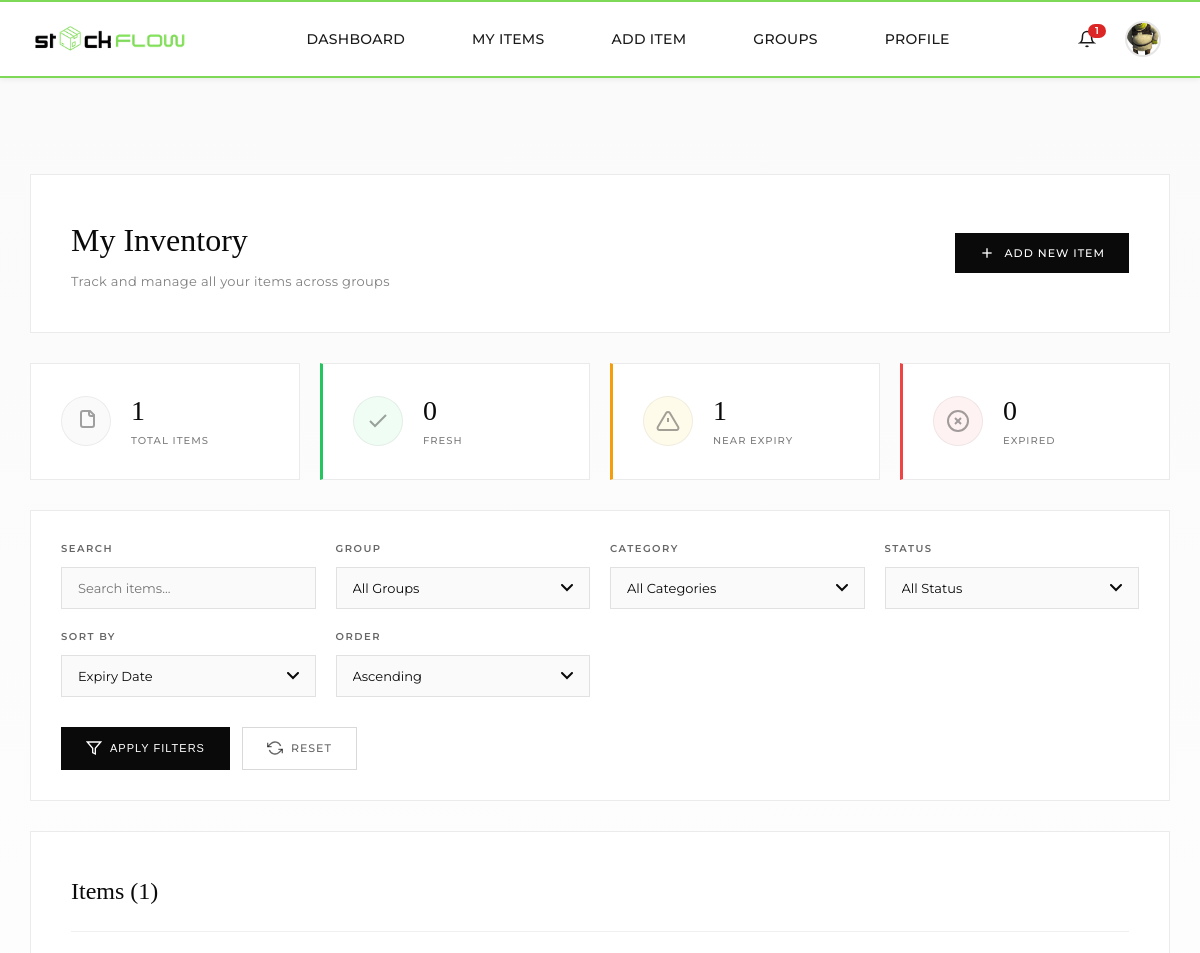
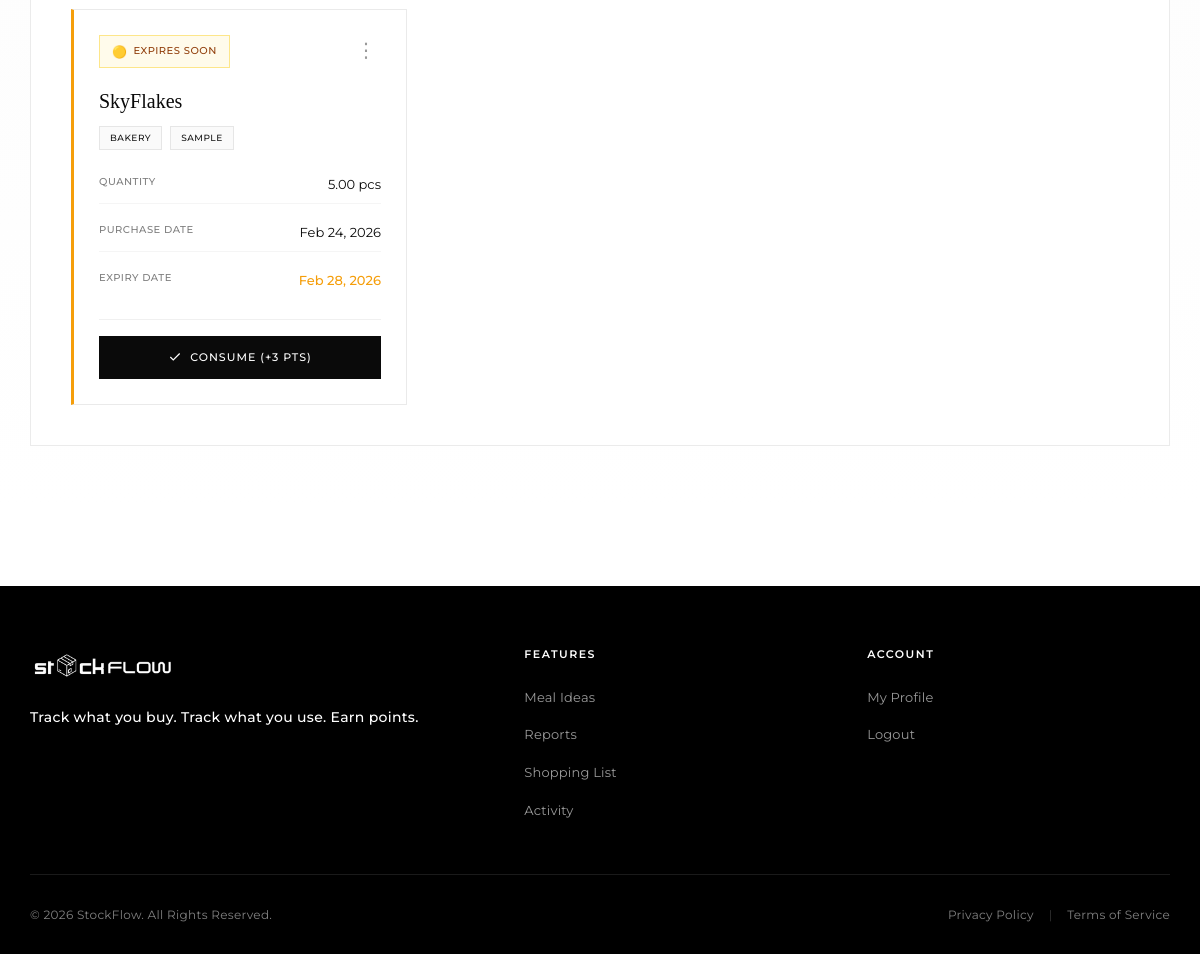
/user/customer/item/my_items.php (signed in), run on the app's committed database (2 pictures, top to bottom).
### tables this page shows
CREATE TABLE `users` (
  `user_id` int(11) NOT NULL,
  `full_name` varchar(255) NOT NULL,
  `email` varchar(255) NOT NULL,
  `password` varchar(1000) NOT NULL,
  `img_name` varchar(255) DEFAULT NULL,
  `is_active` tinyint(1) DEFAULT 1,
  `last_login` timestamp NULL DEFAULT NULL,
  `role` enum('customer','grocery_admin') DEFAULT 'customer',
  `store_id` int(11) DEFAULT NULL,
  `created_at` timestamp NOT NULL DEFAULT current_timestamp(),
  `updated_at` timestamp NOT NULL DEFAULT current_timestamp() ON UPDATE current_timestamp()
);

CREATE TABLE `customer_items` (
  `item_id` int(11) NOT NULL,
  `item_name` varchar(255) NOT NULL,
  `barcode` varchar(100) DEFAULT NULL,
  `catalog_id` int(11) DEFAULT NULL,
  `category_id` int(11) NOT NULL,
  `group_id` int(11) NOT NULL,
  `quantity` decimal(10,2) NOT NULL,
  `unit` varchar(50) NOT NULL,
  `purchase_date` date NOT NULL,
  `expiry_date` date NOT NULL,
  `expiry_status` enum('fresh','near_expiry','expired') DEFAULT 'fresh',
  `alert_flag` tinyint(1) DEFAULT 0,
  `purchased_from` varchar(255) DEFAULT NULL,
  `created_by` int(11) NOT NULL,
  `date_added` timestamp NOT NULL DEFAULT current_timestamp(),
  `last_updated` timestamp NOT NULL DEFAULT current_timestamp() ON UPDATE current_timestamp()
);

CREATE TABLE `categories` (
  `category_id` int(11) NOT NULL,
  `category_name` varchar(100) NOT NULL,
  `description` text DEFAULT NULL,
  `created_at` timestamp NOT NULL DEFAULT current_timestamp()
);

CREATE TABLE `groups` (
  `group_id` int(11) NOT NULL,
  `group_name` varchar(255) NOT NULL,
  `group_type` enum('household','co_living','small_business') NOT NULL,
  `created_by` int(11) NOT NULL,
  `invitation_code` varchar(50) DEFAULT NULL,
  `created_at` timestamp NOT NULL DEFAULT current_timestamp()
);

### user/customer/item/my_items.php (the view, shortened to what the rows shown need)
<?php
require_once(__DIR__ . '/../../../includes/config.php');
$conn = getDBConnection();
$user_id = (int) $_SESSION['user_id'];
$sort_by = $_GET['sort'] ?? 'expiry_date';
$sort_order = $_GET['order'] ?? 'ASC';
$where_conditions = ["gm.user_id = ?"];
$params = [$user_id];
$param_types = "i";
$where_clause = implode(" AND ", $where_conditions);
$sort_order = strtoupper($sort_order) === 'DESC' ? 'DESC' : 'ASC';
$items_query = "
    SELECT
        ci.item_id,
        ci.item_name,
        ci.barcode,
        ci.quantity,
        ci.unit,
        ci.purchase_date,
        ci.expiry_date,
        ci.expiry_status,
        ci.purchased_from,
        c.category_name,
        g.group_name,
        g.group_id
    FROM customer_items ci
    INNER JOIN categories c ON ci.category_id = c.category_id
    INNER JOIN groups g ON ci.group_id = g.group_id
    INNER JOIN group_members gm ON ci.group_id = gm.group_id
    WHERE $where_clause
    ORDER BY $sort_by $sort_order
";
$items_stmt = $conn->prepare($items_query);
$items_stmt->bind_param($param_types, ...$params);
$items_stmt->execute();
$items_result = $items_stmt->get_result();
$pageCss = '<link rel="stylesheet" href="' . htmlspecialchars($baseUrl) . '/includes/style/pages/my_items.css">';
require_once(__DIR__ . '/../../../includes/header.php');
?>
<main class="my-items-page">
    <div class="my-items-container">
        <div class="page-header">
            <div class="header-content">
                <div class="header-info">
                    <h1 class="page-title">My Inventory</h1>
                </div>
            </div>
        </div>
        <div class="items-section">
            <div class="section-header">
                <h2 class="section-title">Items (<?php echo $items_result->num_rows; ?>)</h2>
            </div>
            <?php if ($items_result->num_rows > 0): ?>
                <div class="items-grid">
                    <?php while ($item = $items_result->fetch_assoc()):
                        $status_class = 'status-' . $item['expiry_status'];
                        $status_icon = '🟢';
                        $status_text = 'Fresh';
                        if ($item['expiry_status'] === 'near_expiry') {
                            $status_icon = '🟡';
                            $status_text = 'Expires Soon';
                        } elseif ($item['expiry_status'] === 'expired') {
                            $status_icon = '🔴';
                            $status_text = 'Expired';
                        }
                    ?>
                        <div class="item-card <?php echo $status_class; ?>">
                            <div class="item-header">
                                <div class="item-status-badge">
                                    <span class="status-icon"><?php echo $status_icon; ?></span>
                                    <span class="status-text"><?php echo $status_text; ?></span>
                                </div>
                                <div class="item-menu">
                                    <button class="menu-trigger">⋮</button>
                                </div>
                            </div>
                            <div class="item-body">
                                <h3 class="item-name"><?php echo htmlspecialchars($item['item_name']); ?></h3>
                                <div class="item-meta">
                                    <span class="meta-badge"><?php echo htmlspecialchars($item['category_name']); ?></span>
                                    <span class="meta-badge"><?php echo htmlspecialchars($item['group_name']); ?></span>
                                </div>
                                <div class="item-details">
                                    <div class="detail-row">
                                        <span class="detail-label">Quantity</span>
                                        <span class="detail-value"><?php echo number_format($item['quantity'], 2); ?> <?php echo htmlspecialchars($item['unit']); ?></span>
                                    </div>
                                    <div class="detail-row">
                                        <span class="detail-label">Purchase Date</span>
                                        <span class="detail-value"><?php echo date('M d, Y', strtotime($item['purchase_date'])); ?></span>
                                    </div>
                                    <div class="detail-row">
                                        <span class="detail-label">Expiry Date</span>
                                        <span class="detail-value expiry-date">
                                            <?php echo date('M d, Y', strtotime($item['expiry_date'])); ?>
                                        </span>
                                    </div>
                                </div>
                            </div>
                            <div class="item-footer">
                                <a href="<?php echo htmlspecialchars($baseUrl); ?>/user/customer/item/consume_item.php?id=<?php echo $item['item_id']; ?>" class="btn-consume">
                                    <svg width="14" height="14" viewBox="0 0 24 24" fill="none" stroke="currentColor" stroke-width="2">
                                        <polyline points="20 6 9 17 4 12"/>
                                    </svg>
                                    Consume (+3 pts)
                                </a>
                            </div>
                        </div>
                    <?php endwhile; ?>
                </div>
            <?php endif; ?>
        </div>
    </div>
</main>
<?php require_once(__DIR__ . '/../../../includes/footer.php'); ?>

### includes/header.php (shortened to what the rows shown need)
<!DOCTYPE html>
<html lang="en">
<head>
    <link rel="stylesheet" href="<?php echo htmlspecialchars($baseUrl); ?>/css/style.css">
    <?php if (isset($pageCss)) echo $pageCss; ?>
    <link rel="stylesheet" href="<?php echo htmlspecialchars($baseUrl); ?>/includes/style/components/header-extras.css">
</head>
<body>
<?php if (isLoggedIn()):
    $header_user_id = (int) $_SESSION['user_id'];
    $header_stmt = $conn->prepare("SELECT full_name, img_name, role FROM users WHERE user_id = ?");
    $header_stmt->bind_param("i", $header_user_id);
    $header_stmt->execute();
    $header_result = $header_stmt->get_result();
    $header_user = $header_result->fetch_assoc();
    $profile_pic = htmlspecialchars($baseUrl) . '/images/profile_pictures/' . htmlspecialchars($header_user['img_name']);
    $current_role = getCurrentUserRole();
?>
<header class="header-container">
    <div class="header-main">
        <a href="<?php echo htmlspecialchars($baseUrl); ?>/index.php" class="logo">
            <img src="<?php echo htmlspecialchars($baseUrl); ?>/assets/logo/logo1.png" alt="StockFlow" class="logo-img">
        </a>
        <nav class="nav-container" id="mobile-nav">
            <ul class="main-nav">
                <?php if ($current_role === 'grocery_admin'): ?>
                    <li><a href="<?php echo htmlspecialchars($baseUrl); ?>/grocery/grocery_dashboard.php" class="nav-link">Dashboard</a></li>
                    <li><a href="<?php echo htmlspecialchars($baseUrl); ?>/grocery/items/grocery_items.php" class="nav-link">Inventory</a></li>
                    <li><a href="<?php echo htmlspecialchars($baseUrl); ?>/grocery/purchase_orders/index.php" class="nav-link">Purchase Orders</a></li>
                    <li><a href="<?php echo htmlspecialchars($baseUrl); ?>/grocery/product_catalog/view_product_catalog.php" class="nav-link">Product Catalog</a></li>
                    <li><a href="<?php echo htmlspecialchars($baseUrl); ?>/grocery/suppliers/view_suppliers.php" class="nav-link">Suppliers</a></li>
                <?php else: ?>
                    <li><a href="<?php echo htmlspecialchars($baseUrl); ?>/user/dashboard.php" class="nav-link">Dashboard</a></li>
                    <li><a href="<?php echo htmlspecialchars($baseUrl); ?>/user/customer/item/my_items.php" class="nav-link">My Items</a></li>
                    <li><a href="<?php echo htmlspecialchars($baseUrl); ?>/user/customer/item/add_item.php" class="nav-link">Add Item</a></li>
                    <li><a href="<?php echo htmlspecialchars($baseUrl); ?>/user/customer/groups/my_groups.php" class="nav-link">Groups</a></li>
                    <li><a href="<?php echo htmlspecialchars($baseUrl); ?>/user/profile/profile.php" class="nav-link">Profile</a></li>
                <?php endif; ?>
            </ul>
        </nav>
        <div class="header-right-actions">
            <?php include __DIR__ . '/notification_bell.php'; ?>
            <div class="account-dropdown-wrapper">
                <button class="icon-btn account-dropdown-btn" aria-label="Account" type="button">
                    <img src="<?php echo $profile_pic; ?>"
                         alt="Profile"
                         class="account-profile-img"
                         onerror="this.src='<?php echo htmlspecialchars($baseUrl); ?>/user/images/profile_pictures/nopfp.jpg';">
                </button>
            </div>
        </div>
    </div>
</header>
<?php endif; ?>
</body>
</html>

### data on the page
users: img_name (picture)
customer_items: expiry_status "🟡", expiry_status "EXPIRES SOON", item_name "SkyFlakes", category.category_name "BAKERY", group.group_name "SAMPLE", quantity "5.00", unit "pcs", purchase_date "Feb 24, 2026", expiry_date "Feb 28, 2026"

### other printed values
$unread "1"
$stats['total_items'] "1"
$stats['fresh_items'] "0"
$stats['near_expiry_items'] "1"
$stats['expired_items'] "0"
$items_result->num_rows "1"
